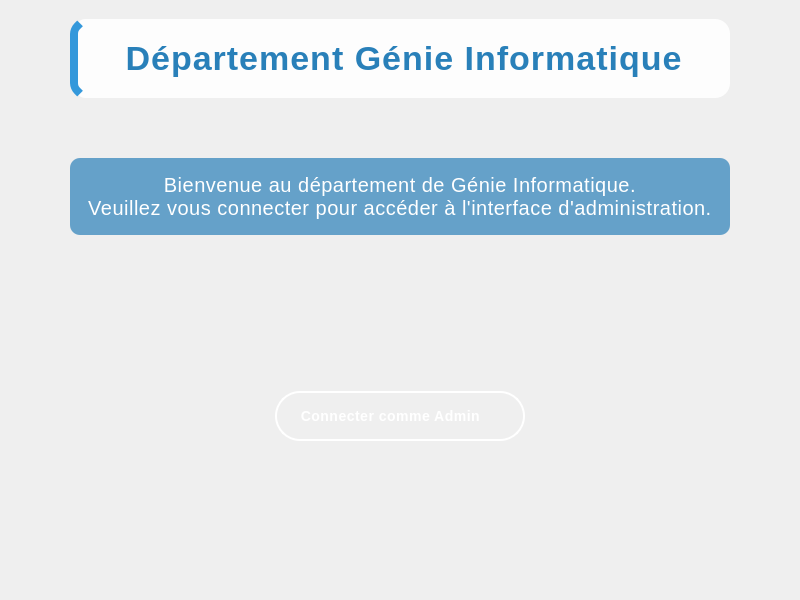
<?xml version="1.0" encoding="UTF-8"?>
<ui version="4.0">
 <class>MainWindow</class>
 <widget class="QMainWindow" name="MainWindow">
  <property name="geometry">
   <rect>
    <x>0</x>
    <y>0</y>
    <width>800</width>
    <height>600</height>
   </rect>
  </property>
  <property name="minimumSize">
   <size>
    <width>800</width>
    <height>600</height>
   </size>
  </property>
  <property name="windowTitle">
   <string>Département Génie Informatique</string>
  </property>
  <property name="styleSheet">
   <string notr="true">QMainWindow {
    background-image: url(:/assets/fst.jpeg);
    background-repeat: no-repeat;
    background-position: center;
}
QWidget#centralwidget {
    background: qlineargradient(spread:pad, x1:0, y1:0, x2:1, y2:1,
                               stop:0 rgba(0, 123, 255, 0.35),
                               stop:1 rgba(0, 123, 255, 0.3));
}</string>
  </property>
  <widget class="QWidget" name="centralwidget">
   <layout class="QVBoxLayout" name="verticalLayout">
    <property name="spacing">
     <number>40</number>
    </property>
    <property name="leftMargin">
     <number>60</number>
    </property>
    <property name="rightMargin">
     <number>60</number>
    </property>
    <item>
     <widget class="QLabel" name="headerLabel">
      <property name="styleSheet">
       <string notr="true">QLabel#headerLabel {
    color: #2980b9;
    font-size: 34px;
    font-weight: bold;
    padding: 20px 30px;
    background-color: rgba(255, 255, 255, 0.9);
    border-radius: 15px;
    border-left: 8px solid #3498db;
    margin: 10px;
    font-family: 'Segoe UI', Arial;
    letter-spacing: 1px;
}</string>
      </property>
      <property name="text">
       <string>Département Génie Informatique</string>
      </property>
      <property name="alignment">
       <set>Qt::AlignmentFlag::AlignCenter</set>
      </property>
     </widget>
    </item>
    <item>
     <widget class="QLabel" name="welcomeLabel">
      <property name="styleSheet">
       <string notr="true">QLabel#welcomeLabel {
    color: white;
    font-size: 20px;
    font-weight: normal;
    padding: 15px;
    background-color: rgba(41, 128, 185, 0.7);
    border-radius: 10px;
    margin: 10px;
    font-family: 'Segoe UI', Arial;
    letter-spacing: 0.5px;
}</string>
      </property>
      <property name="text">
       <string>Bienvenue au département de Génie Informatique. 
Veuillez vous connecter pour accéder à l'interface d'administration.</string>
      </property>
      <property name="alignment">
       <set>Qt::AlignCenter</set>
      </property>
      <property name="wordWrap">
       <bool>true</bool>
      </property>
     </widget>
    </item>
    <item>
     <spacer name="topSpacer">
      <property name="orientation">
       <enum>Qt::Orientation::Vertical</enum>
      </property>
      <property name="sizeHint" stdset="0">
       <size>
        <width>20</width>
        <height>100</height>
       </size>
      </property>
     </spacer>
    </item>
    <item>
     <layout class="QHBoxLayout" name="horizontalLayout">
      <item>
       <spacer name="horizontalSpacer">
        <property name="orientation">
         <enum>Qt::Horizontal</enum>
        </property>
        <property name="sizeHint" stdset="0">
         <size>
          <width>40</width>
          <height>20</height>
         </size>
        </property>
       </spacer>
      </item>
      <item>
       <widget class="QPushButton" name="Adminbutton">
        <property name="minimumSize">
         <size>
          <width>250</width>
          <height>50</height>
         </size>
        </property>
        <property name="maximumSize">
         <size>
          <width>250</width>
          <height>50</height>
         </size>
        </property>
        <property name="cursor">
         <cursorShape>PointingHandCursor</cursorShape>
        </property>
        <property name="styleSheet">
         <string notr="true">QPushButton#Adminbutton {
    background-color: transparent;
    color: white;
    border: 2px solid white;
    border-radius: 25px;
    font-size: 14px;
    font-weight: bold;
    padding-left: 15px;
    font-family: "Roboto",sans-serif;
    letter-spacing: 0.5px;
    text-align: left;
}</string>
        </property>
        <property name="text">
         <string>  Connecter comme Admin</string>
        </property>
        <property name="icon">
         <iconset resource="assets.qrc">
          <normaloff>:/assets/user.png</normaloff>:/assets/user.png</iconset>
        </property>
        <property name="iconSize">
         <size>
          <width>24</width>
          <height>24</height>
         </size>
        </property>
       </widget>
      </item>
      <item>
       <spacer name="horizontalSpacer_2">
        <property name="orientation">
         <enum>Qt::Horizontal</enum>
        </property>
        <property name="sizeHint" stdset="0">
         <size>
          <width>40</width>
          <height>20</height>
         </size>
        </property>
       </spacer>
      </item>
     </layout>
    </item>
    <item>
     <spacer name="bottomSpacer">
      <property name="orientation">
       <enum>Qt::Orientation::Vertical</enum>
      </property>
      <property name="sizeHint" stdset="0">
       <size>
        <width>20</width>
        <height>150</height>
       </size>
      </property>
     </spacer>
    </item>
   </layout>
  </widget>
 </widget>
 <resources/>
 <connections/>
</ui>
